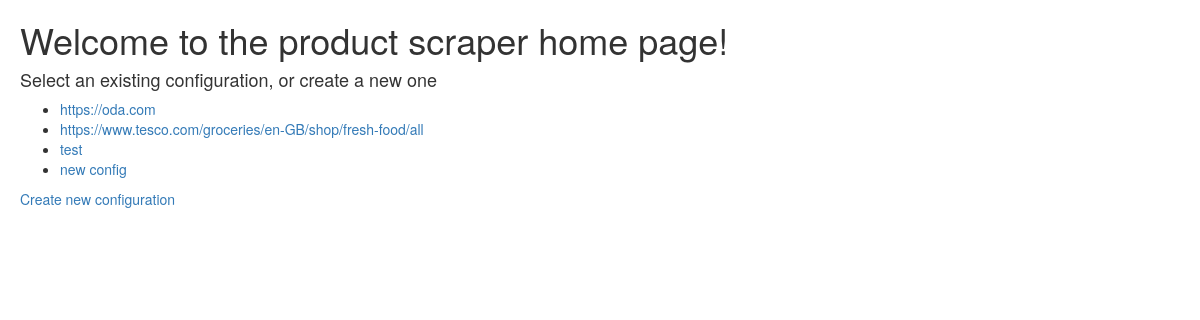
Before: / with the older database file.
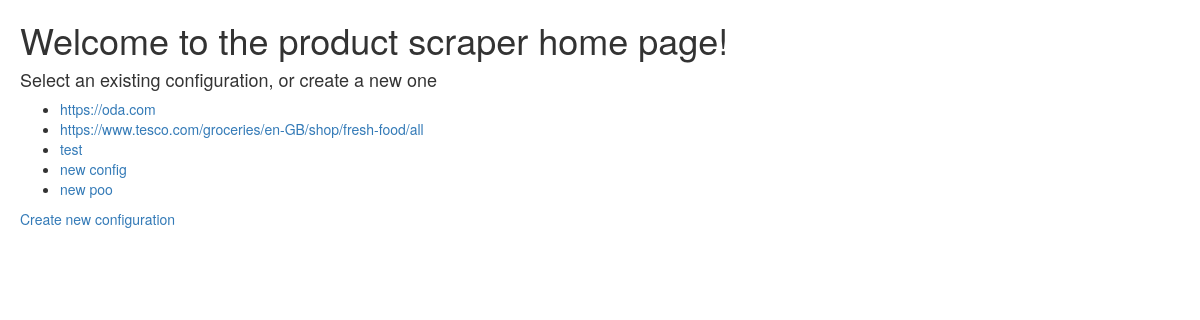
After: the same page with the newer database file.
### odacase/productscraper/models.py (models this page shows)
class PSConfig(models.Model):
    base_url = models.CharField(max_length=200)
    whitelist = models.CharField(max_length=200, null=True, blank=True)
    product_xpath = models.CharField(max_length=200)

### odacase/productscraper/views.py (the view)
# urls.py: path('', views.home, name='home'),
def home(request, template='home.html'):
    context = {
        'configs' : PSConfig.objects.all()
    }
    return render(request, template, context)

### odacase/productscraper/templates/home.html
{% extends 'base.html' %}
{% block body %}
<div>
    <h1>Welcome to the product scraper home page!</h1>
    <h4>Select an existing configuration, or create a new one</h4>
    <ul>
    {% for config in configs %}
    <li><a href='/{{ config.pk }}/run'>{{ config.base_url }}</a></li>
    {% endfor %}
    </ul>
    <a href='/new' class='button'>Create new configuration</a>
</div>
{% endblock body %}

Changed rows visible on the page:
added PSConfig: base_url "new poo"
